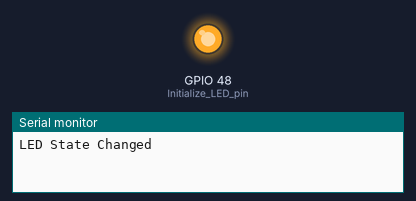
Bench run of a program on a simulated ESP32. On the bench: output pins drawn as LEDs (lit = HIGH), the last lines printed to the serial monitor.

Above: at 1.0 s.
At 3.0 s:
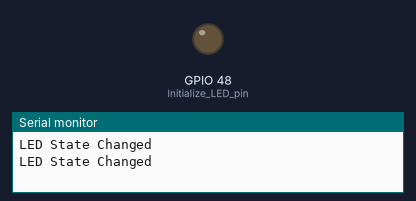
Timing chart, 0 to 5.2 s (numbered marks = the images above):
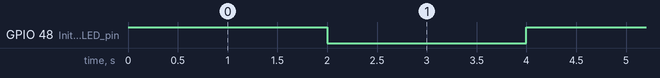

Measured:
- by itself, GPIO 48 (Initialize_LED_pin): alternates HIGH for 2.0 s and LOW for 2.0 s

The program:

main.cpp
```cpp
#include <Arduino.h>

void TaskLEDControl(void *pvParameters) {
  pinMode(GPIO_NUM_48, OUTPUT); // Initialize LED pin
  int ledState = 0;
  while(1) {

    if (ledState == 0) {
      digitalWrite(GPIO_NUM_48, HIGH); // Turn ON LED
    } else {
      digitalWrite(GPIO_NUM_48, LOW); // Turn OFF LED
    }
    ledState = 1 - ledState;
    Serial.println("LED State Changed");
    vTaskDelay(2000);
  }
}


void setup() {
  // put your setup code here, to run once:
  Serial.begin(115200);
  xTaskCreate(TaskLEDControl, "LED Control", 2048, NULL, 2, NULL);
}

void loop() {
  // Serial.println("Hello Custom Board");
  // delay(1000);
}
```
